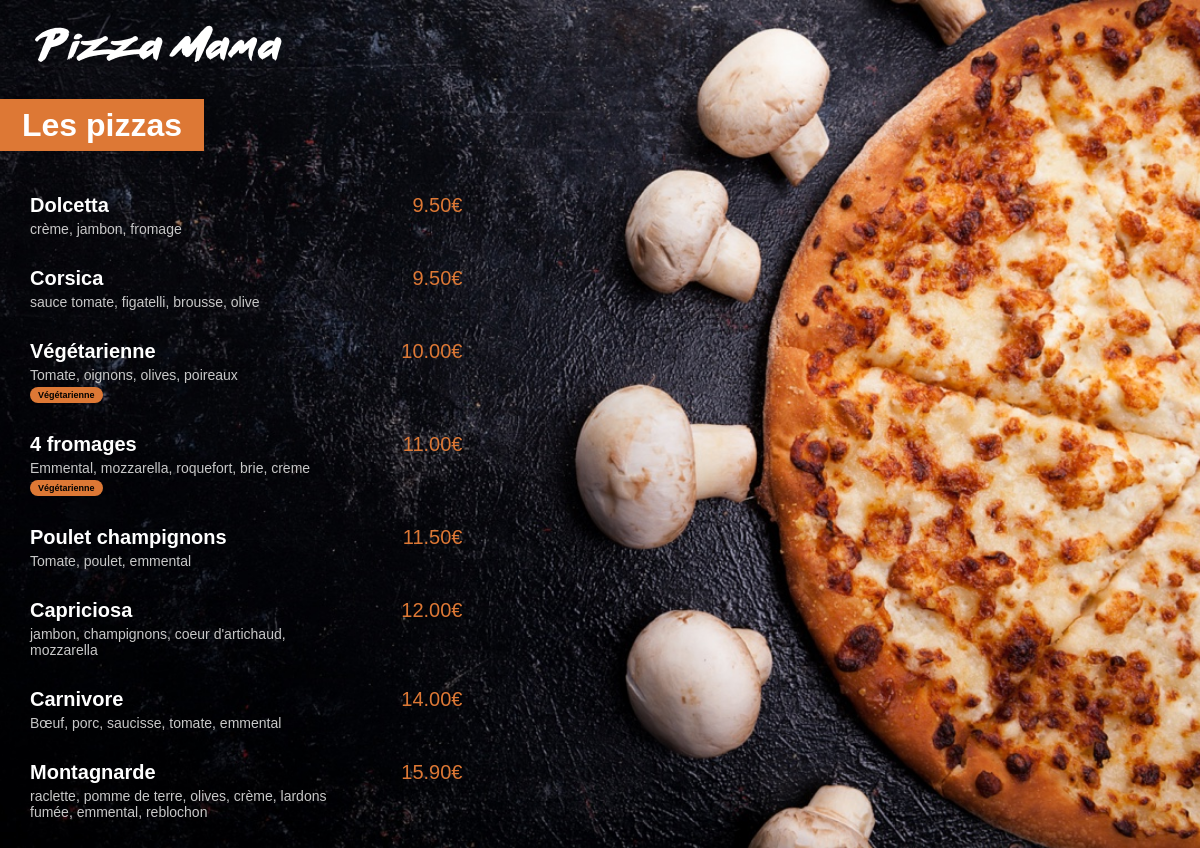
The app's page /menu/ with its own data.
### menu/models.py (models this page shows, shortened)
class Pizza(models.Model):
    nom = models.CharField(max_length=200)
    ingredients = models.CharField(max_length=400)
    prix = models.FloatField(default=0)
    vegetarienne = models.BooleanField(default=False)

### menu/views.py (the view)
# urls.py: path('', views.index, name="index"),
def index(request):
    pizzas = Pizza.objects.all().order_by('prix')
    return render(request, 'menu/index.html', {'pizzas': pizzas})

### menu/templates/menu/index.html (shortened to what this page needs)
{% load static %}
<html lang="fr">
<head>
    <link rel="stylesheet" href="{% static 'menu/style.css' %}">
</head>
<body>
<img id="small_logo" src="{% static 'menu/images/small_logo.png' %}">
<div class="menu_title">
    <h1>Les pizzas</h1>
</div>
<div class="menu_list">
    {% for pizza in pizzas %}
    <div class="menu_list_item">
        <span class="menu_list_title">{{pizza.nom}}</span>
        <span class="menu_list_price">{{pizza.prix | floatformat:2}}€</span>
        <span class="menu_list_ingredient">{{pizza.ingredients}}</span>
        {% if pizza.vegetarienne %}
        <span class="menu_list_badge">Végétarienne</span>
        {% endif %}
    </div>
    {% endfor %}
</div>
</body>
</html>

### menu/static/menu/style.css (style rules this page uses)
body { background: url("images/menu_background.jpg") no-repeat center center fixed; -webkit-background-size: cover; -moz-background-size: cover; -o-background-size: cover; background-size: cover; color: white; margin: 0px; font-family: arial; }
#small_logo { margin-top: 25px; margin-left: 35px; }
h1 { background-color: #DD7835; display: inline; padding: 8px 22px; }
.menu_title { margin-top: 45px; margin-bottom: 50px }
.menu_list { margin-left: 30px }
.menu_list_item { margin: 30px 0px; }
.menu_list_title { font-weight: bold; font-size: 20px; display: inline-block; width: 350px; }
.menu_list_price { color: #DD7835; font-size: 20px; margin-left: 8px; display: inline-block; width: 70px; text-align: right; }
.menu_list_ingredient { color: #C8C8C8; font-size: 14px; margin-top: 4px; display: block; width: 320px; }
.menu_list_badge { font-weight: bold; color: black; font-size: 9px; background-color: #DD7835; padding: 3px 8px; display: inline-block; margin-top: 4px; border-radius: 8px; }

### records on screen
Pizza: nom "Dolcetta", prix "9.50", ingredients "crème, jambon, fromage"
Pizza: nom "Corsica", prix "9.50", ingredients "sauce tomate, figatelli, brousse, olive"
Pizza: nom "Végétarienne", prix "10.00", ingredients "Tomate, oignons, olives, poireaux", vegetarienne "Végétarienne"
Pizza: nom "4 fromages", prix "11.00", ingredients "Emmental, mozzarella, roquefort, brie, creme", vegetarienne "Végétarienne"
Pizza: nom "Poulet champignons", prix "11.50", ingredients "Tomate, poulet, emmental"
Pizza: nom "Capriciosa", prix "12.00", ingredients "jambon, champignons, coeur d'artichaud, mozzarella"
Pizza: nom "Carnivore", prix "14.00", ingredients "Bœuf, porc, saucisse, tomate, emmental"
Pizza: nom "Montagnarde", prix "15.90", ingredients "raclette, pomme de terre, olives, crème, lardons fumée, emmental, reblochon"
